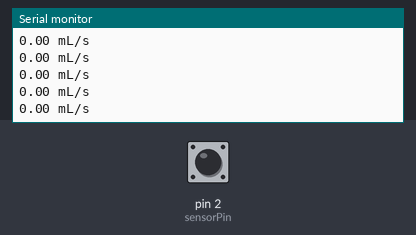
The sketch below on a simulated Arduino Uno, built with avr-gcc and run on an emulated ATmega328P. Parts: the last lines printed to the serial monitor. The test bench sets the inputs (shaded band); at power-on: pin 2 (sensorPin) LOW.

Above: at 1.2 s.
1.3 s: pin 2 (sensorPin) driven HIGH
At 2.0 s:
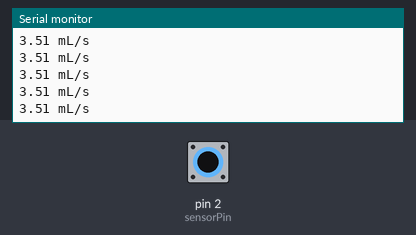
2.8 s: pin 2 (sensorPin) pulsed LOW 5 times (0.12 s each, 0.3 s apart)
At 3.6 s:
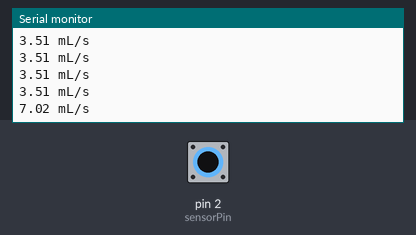
7.3 s: pin 2 (sensorPin) pulsed LOW 5 times (0.12 s each, 0.3 s apart)
At 7.9 s:
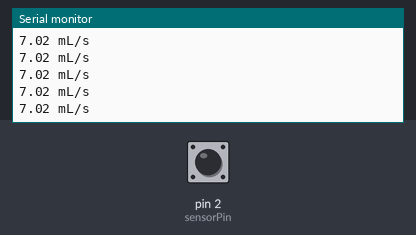
Timing chart, 0 to 10.3 s (numbered marks = the images above; inputs shaded):
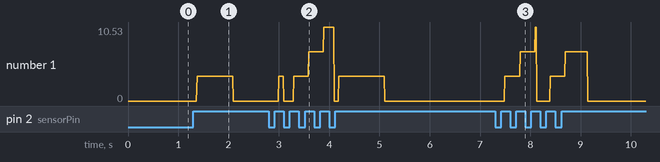

The sketch:

FlowRate.ino
```cpp
int sensorPin = 2;
volatile long pulse;
float volume;
float lastTime;


void setup() {
  pinMode(sensorPin, INPUT);
  Serial.begin(9600);
  attachInterrupt(digitalPinToInterrupt(sensorPin), increase, RISING);
}

void loop() {
  volume = 3.509 * pulse;

  if (millis() - lastTime > 1000) {
    pulse = 0;
    lastTime = millis();
  }

  Serial.print(volume);
  Serial.println(" mL/s");
}

void increase(){
  pulse++;
}
```

Measured:
- after the input at 1.3 s, the serial monitor: prints a new line after 0.07 s (image 1)
- after the input at 2.8 s, the serial monitor: prints a new line after 0.79 s (image 2)
- after the input at 7.3 s, the serial monitor: prints a new line after 0.50 s (image 3)
